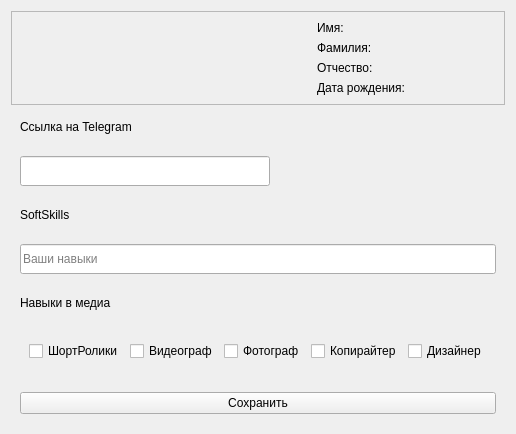
                     <widget class="QWidget" name="home">
                      <layout class="QVBoxLayout" name="verticalLayout_9">
                       <item>
                        <widget class="QFrame" name="row_4">
                         <property name="frameShape">
                          <enum>QFrame::StyledPanel</enum>
                         </property>
                         <property name="frameShadow">
                          <enum>QFrame::Raised</enum>
                         </property>
                         <layout class="QHBoxLayout" name="horizontalLayout_7" stretch="0,0">
                          <property name="spacing">
                           <number>100</number>
                          </property>
                          <property name="leftMargin">
                           <number>0</number>
                          </property>
                          <property name="topMargin">
                           <number>0</number>
                          </property>
                          <property name="rightMargin">
                           <number>0</number>
                          </property>
                          <property name="bottomMargin">
                           <number>0</number>
                          </property>
                          <item>
                           <widget class="QLabel" name="photo">
                            <property name="maximumSize">
                             <size>
                              <width>300</width>
                              <height>300</height>
                             </size>
                            </property>
                            <property name="text">
                             <string/>
                            </property>
                            <property name="alignment">
                             <set>Qt::AlignCenter</set>
                            </property>
                           </widget>
                          </item>
                          <item>
                           <widget class="QFrame" name="verticalFrame_2">
                            <layout class="QVBoxLayout" name="verticalLayout_22">
                             <item>
                              <widget class="QLabel" name="name">
                               <property name="text">
                                <string>Имя:</string>
                               </property>
                              </widget>
                             </item>
                             <item>
                              <widget class="QLabel" name="familia">
                               <property name="text">
                                <string>Фамилия:</string>
                               </property>
                              </widget>
                             </item>
                             <item>
                              <widget class="QLabel" name="second_name">
                               <property name="text">
                                <string>Отчество:</string>
                               </property>
                              </widget>
                             </item>
                             <item>
                              <widget class="QLabel" name="date">
                               <property name="text">
                                <string>Дата рождения:</string>
                               </property>
                              </widget>
                             </item>
                            </layout>
                           </widget>
                          </item>
                         </layout>
                        </widget>
                       </item>
                       <item>
                        <widget class="QFrame" name="verticalFrame">
                         <layout class="QVBoxLayout" name="verticalLayout_21" stretch="0,0,0,0,0,0,0">
                          <property name="spacing">
                           <number>22</number>
                          </property>
                          <item>
                           <widget class="QLabel" name="label_5">
                            <property name="text">
                             <string>Ссылка на Telegram</string>
                            </property>
                           </widget>
                          </item>
                          <item>
                           <widget class="QLineEdit" name="telegram">
                            <property name="minimumSize">
                             <size>
                              <width>0</width>
                              <height>30</height>
                             </size>
                            </property>
                            <property name="maximumSize">
                             <size>
                              <width>250</width>
                              <height>16777215</height>
                             </size>
                            </property>
                           </widget>
                          </item>
                          <item>
                           <widget class="QLabel" name="skills_label">
                            <property name="text">
                             <string>SoftSkills</string>
                            </property>
                           </widget>
                          </item>
                          <item>
                           <widget class="QLineEdit" name="skills">
                            <property name="minimumSize">
                             <size>
                              <width>0</width>
                              <height>30</height>
                             </size>
                            </property>
                            <property name="styleSheet">
                             <string notr="true"/>
                            </property>
                            <property name="text">
                             <string/>
                            </property>
                            <property name="placeholderText">
                             <string>Ваши навыки</string>
                            </property>
                           </widget>
                          </item>
                          <item>
                           <widget class="QLabel" name="skills_label_2">
                            <property name="text">
                             <string>Навыки в медиа</string>
                            </property>
                           </widget>
                          </item>
                          <item>
                           <widget class="QFrame" name="horizontalFrame">
                            <layout class="QHBoxLayout" name="horizontalLayout_10" stretch="0,0,0,0,0">
                             <item>
                              <widget class="QCheckBox" name="shorts">
                               <property name="text">
                                <string>ШортРолики</string>
                               </property>
                              </widget>
                             </item>
                             <item>
                              <widget class="QCheckBox" name="videograph">
                               <property name="text">
                                <string>Видеограф</string>
                               </property>
                              </widget>
                             </item>
                             <item>
                              <widget class="QCheckBox" name="photograph">
                               <property name="text">
                                <string>Фотограф</string>
                               </property>
                              </widget>
                             </item>
                             <item>
                              <widget class="QCheckBox" name="copywriter">
                               <property name="text">
                                <string>Копирайтер</string>
                               </property>
                              </widget>
                             </item>
                             <item>
                              <widget class="QCheckBox" name="designer">
                               <property name="text">
                                <string>Дизайнер</string>
                               </property>
                              </widget>
                             </item>
                            </layout>
                           </widget>
                          </item>
                          <item>
                           <layout class="QHBoxLayout" name="horizontalLayout_13">
                            <item>
                             <widget class="QPushButton" name="save_profile">
                              <property name="layoutDirection">
                               <enum>Qt::RightToLeft</enum>
                              </property>
                              <property name="text">
                               <string>Сохранить</string>
                              </property>
                             </widget>
                            </item>
                           </layout>
                          </item>
                         </layout>
                        </widget>
                       </item>
                      </layout>
                     </widget>
